Frame 1 (no input): blank canvas, image omitted
Frame 60 (the mouse pressed at the canvas centre just before this capture): blank canvas, image omitted
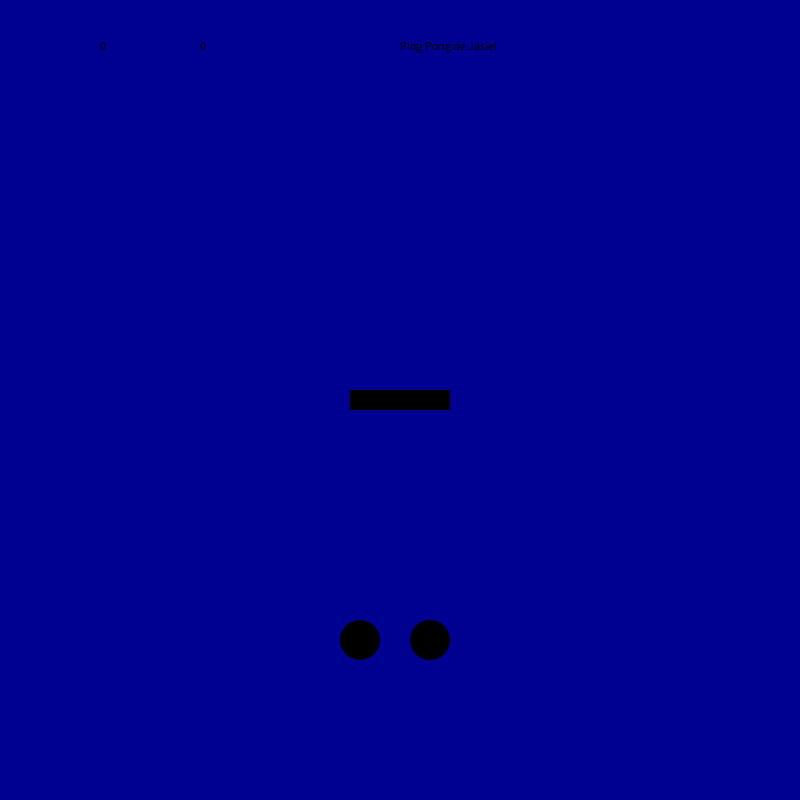
Frame 120 (the mouse held since frame 60 and released just before this capture)

The Processing sketch whose frames 1 and 60 were blank and that drew this single picture after the mouse press (run headless with seeded random() and noise(); from frame 60 on, the mouse is pressed at the canvas centre):

// Processing sketch: PingPong01
// ── PingPong01.pde
//Circulo

//posicion de la bola
float bolaPosX = 0;
float bolaPosY = 300;
float bolaPosX2 = 70;
float bolaPosY2 = 300;

//velocidad Bola
float bolaVelX = 10;
float bolaVelY = 20;
float bolavelX2= 10;
float bolavelY2=20;

//tamanos 
float bolaTam  = 40;
float bolaTam2 = 40;

//Rectangulo

//posicion del rectangulo
float rectPosX = 300;
float rectPosY = 50;

//tamano del rectangulo
float rectWidth = 100;
float rectHeight = 20;

//colorElipseR 
float colorelipseR=0;
float colorelipseG=0;
float colorelipseB=0;

int numRebotes;
int numRebotes2;


void setup() {
  size(800, 800);
}


void draw() {
  //Fondo blanco
  rectMode(CORNER);
  fill(255, 255, 255, 10);
  rect(0, 0, width, height);
  background(mouseX,mouseY);

  //dibujar ellipse con centro (bolaPosX, bolaPosY) 
  //con tamano (bolaWidth, bolaHeight)
  noStroke();
  fill(colorelipseR, colorelipseG, colorelipseB);
  ellipse(bolaPosX, bolaPosY, bolaTam, bolaTam);
  ellipse (bolaPosX2, bolaPosY2, bolaTam2, bolaTam2);


  //Dibujar el Rectangulo
  //posicion esquina superior izquierda (rectPosX, rectPosY)
  rectPosX = mouseX;
  rectPosY= mouseY;
  rectMode(CENTER);
  rect(rectPosX, rectPosY, rectWidth, rectHeight);

  //actualizar las posiciones de la bola
  bolaPosX = bolaPosX + bolaVelX;
  bolaPosY = bolaPosY + bolaVelY;
  
  bolaPosX2 = bolaPosX2 + bolavelX2;
  bolaPosY2 = bolaPosY2 + bolavelY2;


  //si reboto cambiar la velocidad
  if (rebote() == true) {
    bolaVelX  = -bolaVelX;
    bolaVelY  = -bolaVelY;
    colorelipseR=random(1);
    colorelipseG=random(255);
    colorelipseB=random(255);
    
    numRebotes = numRebotes + 1;
  }
  
  text(numRebotes, 100,50);
  text("Ping Pong de Jasiel", 400,50);

  if (rebote2() == true) {
    bolavelX2  = -bolavelX2;
    bolavelY2  = -bolavelY2;
    colorelipseR=random(1);
    colorelipseG=random(255);
    colorelipseB=random(255);
    numRebotes2 = numRebotes2 + 1;
  
  
}

text(numRebotes2,200,50);

  //Rebotar con las paredes
  if (bolaPosX > width) {
    bolaVelX  = -bolaVelX;
  }

  if (bolaPosY > height) {
    bolaVelY  = -bolaVelY;
  }

  if (bolaPosY < 0) {
    bolaVelY  = -bolaVelY;
  }

  if (bolaPosX < 0) {
    bolaVelX  = -bolaVelX;
  }
  
  //Rebotar con las paredes 2
  if (bolaPosX2 > width) {
    bolavelX2  = -bolavelX2;
  }

  if (bolaPosY2 > height) {
    bolavelY2  = -bolavelY2;
  }

  if (bolaPosY2 < 0) {
    bolavelY2  = -bolavelY2;
  }

  if (bolaPosX2 < 0) {
    bolavelX2  = -bolavelX2;
  }
  
  
  
}


// ── Rebote.pde
boolean rebote()
{
  return rectBall(rectPosX, rectPosY, rectWidth, rectHeight, bolaPosX, bolaPosY, bolaTam/2.0);
}

boolean rebote2()
{
  return rectBall(rectPosX, rectPosY, rectWidth, rectHeight, bolaPosX2, bolaPosY2, bolaTam2/2.0);
}

boolean rectBall(float rx, float ry, float rw, float rh, float bx, float by, float d) {

  if (bx+d/2 >= rx-rw/2 && bx-d/2 <= rx+rw/2 && abs(ry-by) <= d/2) {
    return true;
  }
  
  else if (by+d/2 >= ry-rh/2 && by-d/2 <= ry+rh/2 && abs(rx-bx) <= d/2) {
    return true;
  }

  float xDist = (rx-rw/2) - bx; 
  float yDist = (ry-rh/2) - by;
  float shortestDist = sqrt((xDist*xDist) + (yDist * yDist));

  // upper-right
  xDist = (rx+rw/2) - bx;
  yDist = (ry-rh/2) - by;
  float distanceUR = sqrt((xDist*xDist) + (yDist * yDist));
  if (distanceUR < shortestDist) { 
    shortestDist = distanceUR;    
  }

  // lower-right
  xDist = (rx+rw/2) - bx;
  yDist = (ry+rh/2) - by;
  float distanceLR = sqrt((xDist*xDist) + (yDist * yDist));
  if (distanceLR < shortestDist) {
    shortestDist = distanceLR;
  }

  // lower-left
  xDist = (rx-rw/2) - bx;
  yDist = (ry+rh/2) - by;
  float distanceLL = sqrt((xDist*xDist) + (yDist * yDist));
  if (distanceLL < shortestDist) {
    shortestDist = distanceLL;
  }

  if (shortestDist < d/2) { 
    return true;            
  }
  else {                    
    return false;
  }
}
